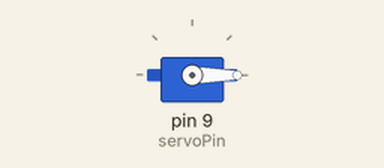
Recording of a sketch running on a simulated Arduino Uno, built with avr-gcc and run on an emulated ATmega328P. Parts: servo.

Above: at 0.05 s.
Timing chart, 0 to 4.6 s (numbered marks = the images above):
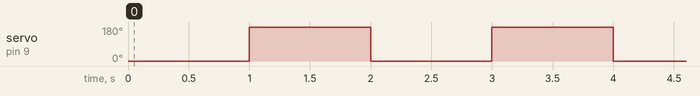

The sketch:

sketch_may03a.ino
```cpp
/*
Into Robotics
*/

#include <Servo.h>

int servoPin = 9;

Servo servo;

int servoAngle = 0;   // servo position in degrees

void setup()
{
  Serial.begin(9600);
  servo.attach(servoPin);
}


void loop()
{
//control the servo's direction and the position of the motor

   servo.write(0);      // Turn SG90 servo Left to 45 degrees
   delay(1000);          // Wait 1 second
   servo.write(180);      // Turn SG90 servo back to 90 degrees (center position)
   delay(1000);

}
```

Measured:
- by itself, servo on pin 9 (servoPin): alternates 180° for 1.0 s and 0° for 1.0 s
